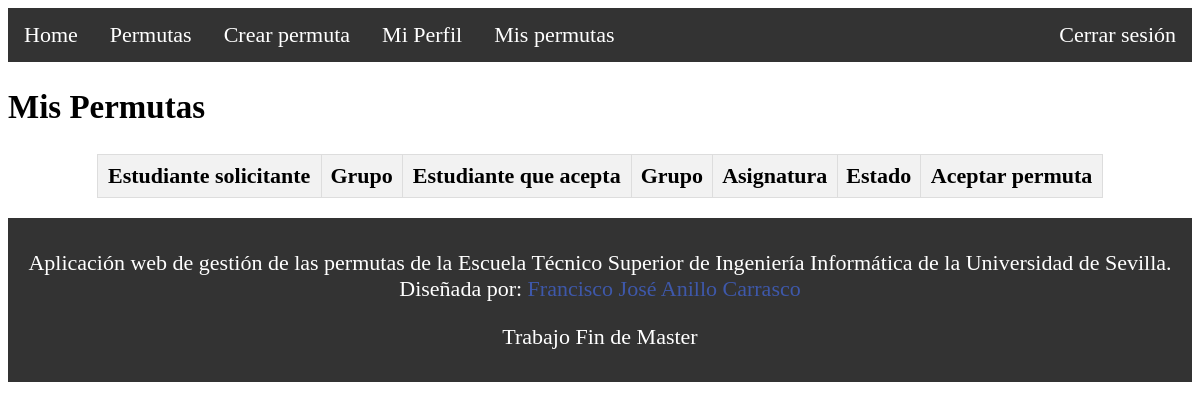
The app's page /mis-permutas/ (signed in), older data.
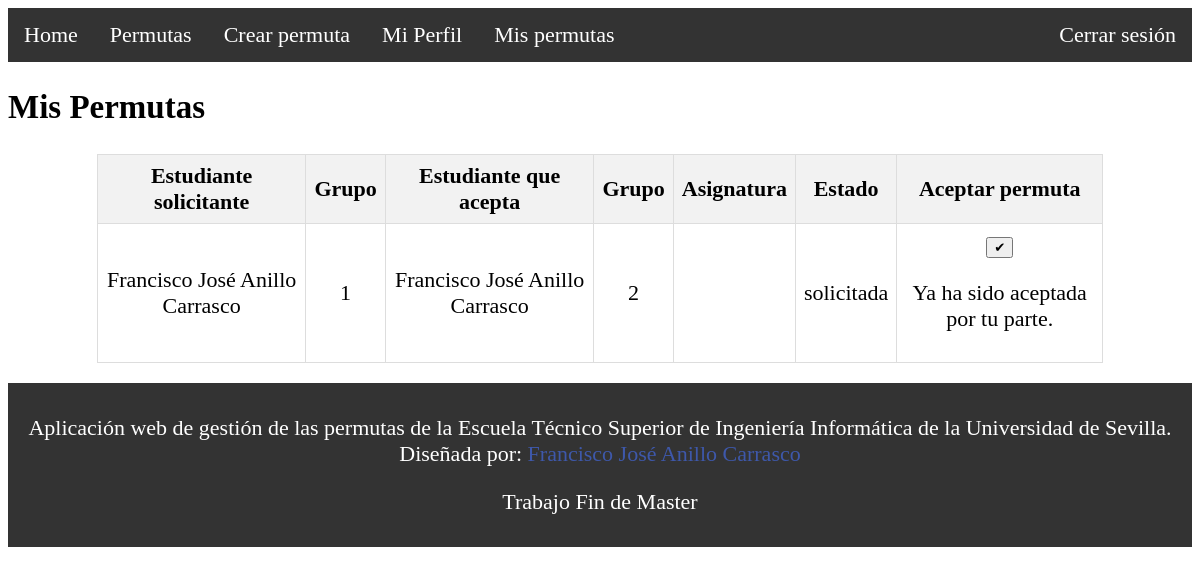
The same page, newer data.
### Permutas/models.py (models this page shows, shortened)
class Permuta(models.Model):
    estudiante1 = models.ForeignKey(Estudiante, related_name='permuta_estudiante1', on_delete=models.CASCADE)
    estudiante2 = models.ForeignKey(Estudiante, related_name='permuta_estudiante2', on_delete=models.SET_NULL, null=True, blank=True)
    grupo1 = models.ForeignKey(Grupo, related_name='permuta_grupo1', on_delete=models.CASCADE)
    grupo2 = models.ForeignKey(Grupo, related_name='permuta_grupo2', on_delete=models.SET_NULL, null=True, blank=True)
    asignatura = models.ForeignKey(Asignatura, related_name='asignatura', on_delete=models.CASCADE)
    estado = models.CharField(max_length=10, choices=[('solicitada', 'Solicitada'), ('aceptada', 'Aceptada'), ('rechazada', 'Rechazada')])
    aceptada_1 = models.BooleanField()
    aceptada_2 = models.BooleanField()

class Estudiante(models.Model):
    user = models.OneToOneField(User, on_delete=models.CASCADE)
    nombre = models.CharField(max_length=255)
    apellido = models.CharField(max_length=255)
    email = models.EmailField(max_length=255, unique=True)
    image = models.ImageField(default='default.jpg', upload_to='profile_pics')
    dni = models.CharField(max_length=9, unique=True)
    grado = models.ForeignKey(Grado, on_delete=models.CASCADE)
    domicilio = models.CharField(max_length=255)
    provincia = models.CharField(max_length=50)
    poblacion = models.CharField(max_length=50)
    telefono = models.CharField(max_length=15, validators=[RegexValidator(regex=r'^\+?1?\d{9,15}$', message="El número de teléfono debe ingresarse en el formato: '+999999999'. Hasta 15 dígitos permitidos.")])  # Nuevo campo de teléfono

class Grupo (models.Model):
  numero_grupo = models.IntegerField()
  limite_estudiantes = models.IntegerField()
  tipo_grupo=models.CharField(max_length=10, choices=[('teoria', 'Teoria'), ('practica', 'Practica')])
  estudiante = models.ManyToManyField(Estudiante)
  asignatura= models.ForeignKey(Asignatura, on_delete=models.CASCADE)

### Permutas/views.py (the view)
# urls.py: path('mis-permutas/', mis_permutas, name='mis_permutas'),
@login_required
def mis_permutas(request):
    usuario = request.user
    permutas_asociadas = sacar_permutas_user(usuario)
    context = {
        'permutas': permutas_asociadas
    }
    return render(request, 'mis_permutas.html', context)

### Permutas/views.py (called while the page is built)
def sacar_permutas_user(user):
    print(user)
    return Permuta.objects.filter(estudiante1__user=user) | Permuta.objects.filter(estudiante2__user=user)

### Permutas/templates/mis_permutas.html (shortened to what this page needs)
{% extends 'layout.html' %}
{% block content %}
    <h2>Mis Permutas</h2>
    <div class="table-container">
    <table class="centered-table">
        <thead>
            <tr>
                <th>Estudiante solicitante</th>
                <th>Grupo</th>
                <th>Estudiante que acepta</th>
                <th>Grupo</th>
                <th>Asignatura</th>
                <th>Estado</th>
                <th>Aceptar permuta</th>
            </tr>
        </thead>
        <tbody>
            {% for permuta in permutas %}
                <tr>
                    <td>{{ permuta.estudiante1.nombre }} {{ permuta.estudiante1.apellido }}</td>
                    <td>{{ permuta.grupo1.numero_grupo }}</td>
                    <td>{% if permuta.estudiante2 %}
                        {{ permuta.estudiante2.nombre }} {{ permuta.estudiante2.apellido }}
                    {% else %}
                        N/A
                    {% endif %}</td>
                    <td>{% if permuta.grupo2 %}
                        {{ permuta.grupo2.numero_grupo }}
                    {% else %}
                        N/A
                    {% endif %}</td>
                    <td>{{ permuta.asignatura.nombre_asignatura }}</td>
                    <td>{{ permuta.estado }}</td>
                    <td> {% if permuta.estado == 'solicitada' %}
                            {% if user == permuta.estudiante1.user %}
                                {% if not permuta.aceptada_1 %}
                                    <form method="post" action="{% url 'aceptar_permuta' permuta.id %}">
                                    <button type="submit" class="btn btn-success">✔</button>
                                    </form>
                                {% endif %}
                                    <p> Ya ha sido aceptada por tu parte.</p>
                            {% endif %}
                        {% endif %}</td>
                </tr>
            {% endfor %}
        </tbody>
    </table>
{% endblock %}

### Permutas/templates/layout.html (shortened to what this page needs)
<!DOCTYPE html>
<html>
<head>
</head>
<body>
    <header>
        <ul id="menu">
            <li><a class="home" href="/">Home</a></li>
            <li><a class="permutas" href="/permutas">Permutas</a></li>
            {% if user.is_authenticated %}
                <li><a class="nueva-permuta" href="/solicitar-permuta">Crear permuta</a></li>
                <li><a class="profile" href="{% url 'profile' %}">Mi Perfil</a></li>
                <li><a class="mis-permutas" href="/mis-permutas">Mis permutas</a></li>
                <li class="right" ><a href="{% url 'logout' %}">Cerrar sesión</a></li>
            {% else %}
                <li class="right"><a href="/register">Registro</a></li>
                <li class="right"><a href="{% url 'login' %}">Iniciar sesión</a></li>
            {% endif %}
        </ul>
    </header>
    <div class="main">
        {% block content %}
        {% endblock content %}
    </div>
    <footer>
        <div class="row">
            <p>Aplicación web de gestión de las permutas de la Escuela Técnico Superior de Ingeniería Informática de la Universidad de Sevilla.<br> Diseñada por: <a href="https://es.linkedin.com/in/francisco-jos%C3%A9-anillo-carrasco-805744200" target="_blank">Francisco José Anillo Carrasco</a></p>
            <p>Trabajo Fin de Master</p>
        </div>
    </footer>
</body>
</html>

### Permutas/templates/layout.html (style rules this page uses)
body { font-size: 22px; }
header ul { list-style-type: none; margin: 0; padding: 0; overflow: hidden; background-color: #333; position: -webkit-sticky; position: sticky; top: 0; }
header ul li { float: left; }
header ul li a { display: block; color: white; text-align: center; padding: 14px 16px; text-decoration: none; }
header ul li.right { float: right; }
ul li { color: red; }
footer { background-color: #333; color: white; text-align: center; padding: 10px 0; }
footer a { color: #3E58AA; text-decoration: none; }

### Permutas/templates/mis_permutas.html (style rules this page uses)
.table-container { display: flex; justify-content: center; margin: 20px 0; }
.centered-table { border-collapse: collapse; width: 90%; max-width: 85%; text-align: left; }
.centered-table th, .centered-table td { border: 1px solid #ddd; padding: 8px; text-align: center; }
.centered-table th { background-color: #f2f2f2; text-align: center; }

Row changes from the older to the newer data that the page shows:
added Permuta: estudiante1.nombre "Francisco José", estudiante1.apellido "Anillo Carrasco", grupo1.numero_grupo "1", estudiante2.nombre "Francisco José", estudiante2.apellido "Anillo Carrasco", grupo2.numero_grupo "2", estado "solicitada", shows "Ya ha sido aceptada por tu parte."
